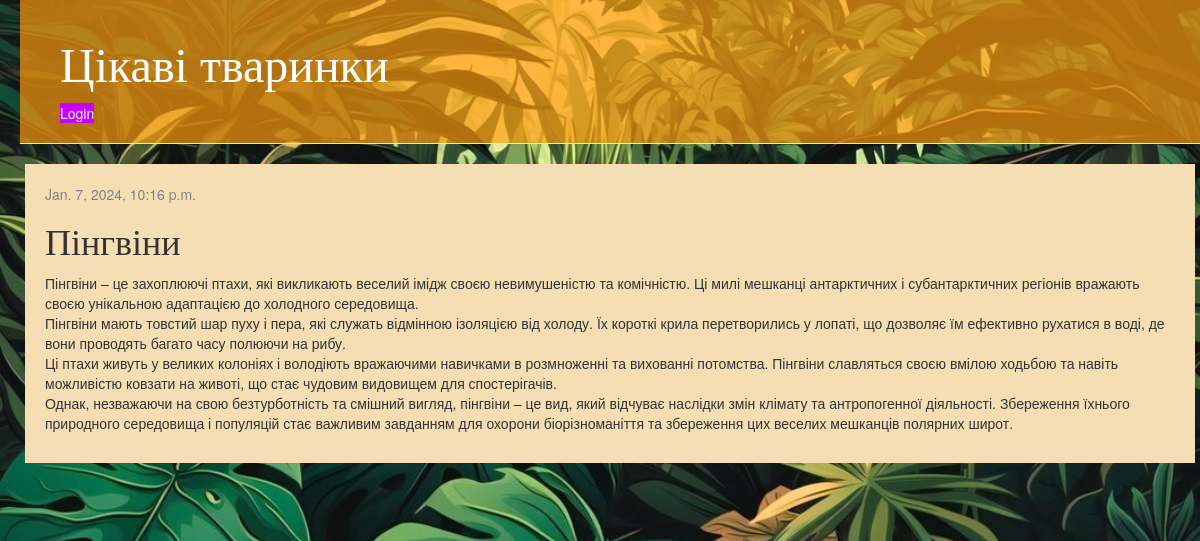
Screenshot of /post/3/ with the database file from the repository.
### blog/models.py (models this page shows, shortened)
class Post(models.Model):
    author = models.ForeignKey(settings.AUTH_USER_MODEL, on_delete=models.CASCADE)
    title = models.CharField(max_length=200)
    text = models.TextField()
    created_date = models.DateTimeField(default=timezone.now)
    published_date = models.DateTimeField(blank=True, null=True)

### blog/views.py (the view)
# urls.py: path('post/<int:pk>/', views.post_detail, name='post_detail'),
def post_detail(request, pk):
    post = get_object_or_404(Post, pk=pk)
    return render(request, 'blog/post_detail.html', {'post': post})

### blog/templates/blog/post_detail.html (shortened to what this page needs)
{% extends 'blog/base.html' %}
{% block content %}
    <div class="post">
        {% if post.published_date %}
            <div class="date">
                {{ post.published_date }}
            </div>
        {% endif %}
        <h1>{{ post.title }}</h1>
        <p>{{ post.text|linebreaksbr }}</p>
    </div>
{% endblock %}

### blog/static/css/blog.css (style rules this page uses)
body { padding-left: 20px; background-image: url("jungle.jpg"); background-size: contain ; }
h1, h2, h3, h4 { font-family: 'Lobster', cursive; }
.date { color: #828282; }
.post { margin-bottom: 50px; background-color: wheat; padding: 20px }

### rows the page displays
Post: published_date "Jan. 7, 2024, 10:16 p.m.", title "Пінгвіни", text "Пінгвіни – це захоплюючі птахи, які викликають веселий імідж своєю невимушеністю та комічністю. Ці милі мешканці антарктичних і субантарктичних регіонів вражають своєю унікальною адаптацією до холодного середовища. Пінгвіни мають товстий шар пуху і пера, які служать відмінною ізоляцією від холоду. Їх короткі крила перетворились у лопаті, що дозволяє їм ефективно рухатися в воді, де вони проводять багато часу полюючи на рибу. Ці птахи живуть у великих колоніях і володіють вражаючими навичками в розмноженні та вихованні потомства. Пінгвіни славляться своєю вмілою ходьбою та навіть можливістю ковзати на животі, що стає чудовим видовищем для спостерігачів. Однак, незважаючи на свою…"
